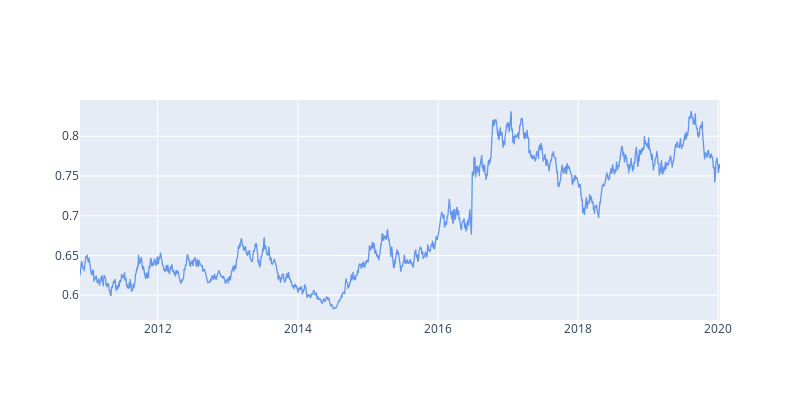

Write notebook code for a chart like this one.
### Markdown cell above
**In case of the over engineering, we perform the EDA on train data set instead of the whole data set.**

### Code cell
# Visualize the data
custom_layout = cf.Layout(height=400, width=800)
df_result['label'].iplot(title = 'USDGBP Price', color = 'cornflowerblue', layout=custom_layout)

### Figure 1 — Plotly figure (JSON) as saved in the notebook; plotly's stock layout.template omitted (floating-point values rounded to 4 significant figures; data arrays with more than 128 entries replaced by an {"elided": "..."} marker saying what was removed)
{"data": [{"line": {"color": "rgba(100, 149, 237, 1.0)", "dash": "solid", "shape": "linear", "width": 1.3}, "mode": "lines", "name": "label", "text": "", "type": "scatter", "x": {"elided": "2381 str values"}, "y": {"elided": "2381 float values"}}], "layout": {"height": 400, "width": 800, "xaxis": {"autorange": true, "range": ["2010-11-22", "2020-01-10"], "type": "date"}, "yaxis": {"autorange": true, "range": [0.5689, 0.8456], "type": "linear"}}}
